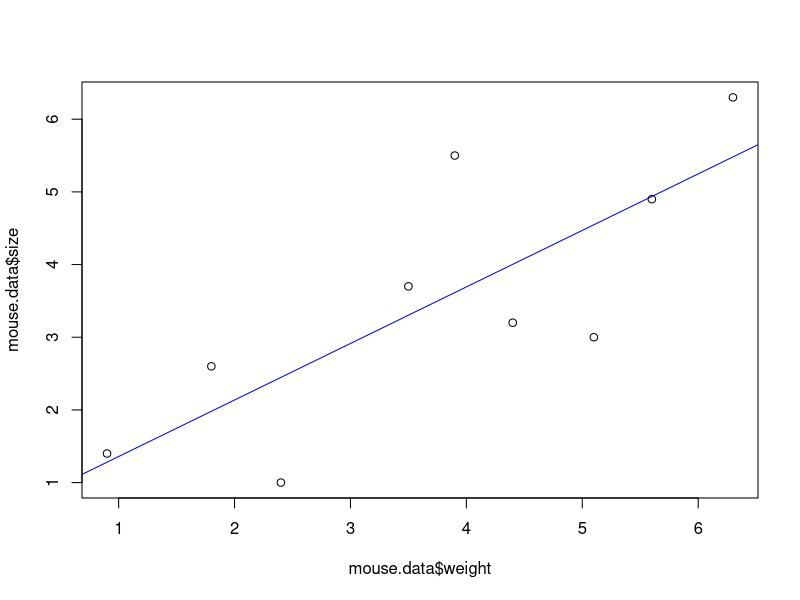

Here is the R script that generated this plot:
mouse.data <- data.frame(
  weight=c(0.9, 1.8, 2.4, 3.5, 3.9, 4.4, 5.1, 5.6, 6.3),
  size=c(1.4, 2.6, 1.0, 3.7, 5.5, 3.2, 3.0, 4.9, 6.3))

mouse.data # print the data to the screen in a nice format

## plot a x/y scatter plot with the data
plot(mouse.data$weight, mouse.data$size)

## create a "linear model" - that is, do the regression
mouse.regression <- lm(size ~ weight, data=mouse.data)
## generate a summary of the regression
summary(mouse.regression)

## add the regression line to our x/y scatter plot
abline(mouse.regression, col="blue")